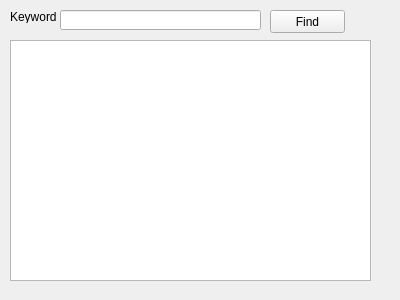
<?xml version="1.0" encoding="UTF-8"?>
<ui version="4.0">
 <class>TextFinder</class>
 <widget class="QWidget" name="TextFinder">
  <property name="geometry">
   <rect>
    <x>0</x>
    <y>0</y>
    <width>400</width>
    <height>300</height>
   </rect>
  </property>
  <property name="windowTitle">
   <string>TextFinder</string>
  </property>
  <widget class="QLabel" name="label">
   <property name="geometry">
    <rect>
     <x>10</x>
     <y>10</y>
     <width>47</width>
     <height>13</height>
    </rect>
   </property>
   <property name="text">
    <string>Keyword</string>
   </property>
  </widget>
  <widget class="QLineEdit" name="lineEdit">
   <property name="geometry">
    <rect>
     <x>60</x>
     <y>10</y>
     <width>201</width>
     <height>20</height>
    </rect>
   </property>
  </widget>
  <widget class="QPushButton" name="findButton">
   <property name="geometry">
    <rect>
     <x>270</x>
     <y>10</y>
     <width>75</width>
     <height>23</height>
    </rect>
   </property>
   <property name="text">
    <string>Find</string>
   </property>
  </widget>
  <widget class="QTextEdit" name="textEdit">
   <property name="geometry">
    <rect>
     <x>10</x>
     <y>40</y>
     <width>361</width>
     <height>241</height>
    </rect>
   </property>
  </widget>
 </widget>
 <layoutdefault spacing="6" margin="11"/>
 <resources/>
 <connections/>
</ui>
